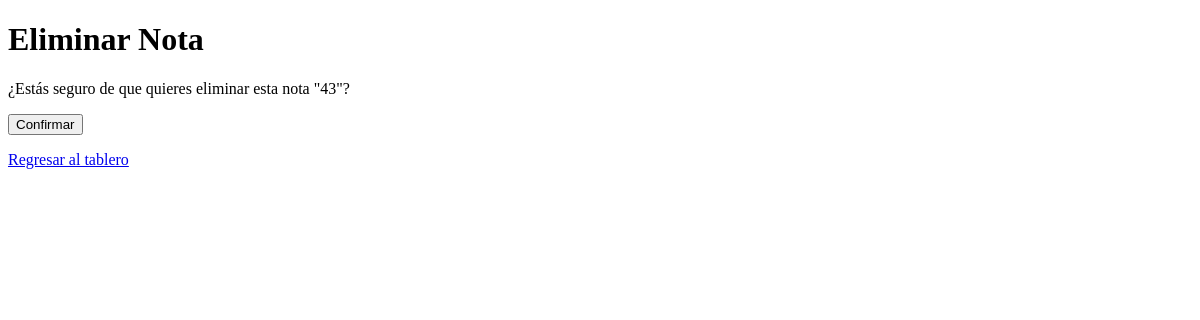
/notas/2/eliminar/, run on an earlier commit of the app's database.
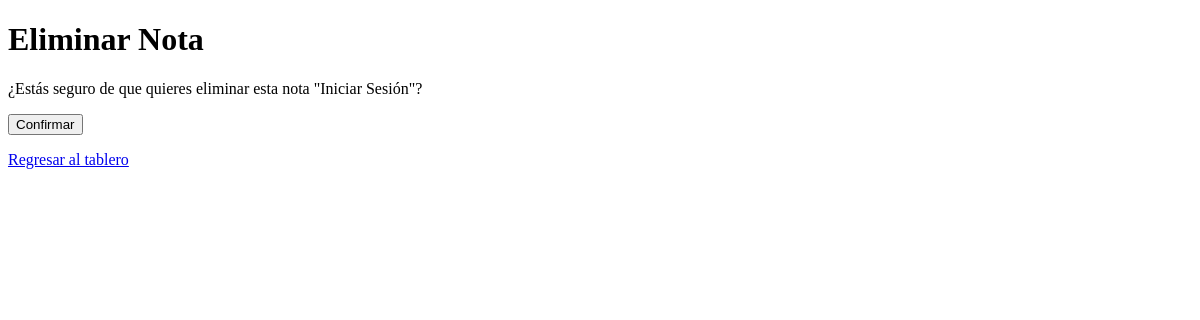
And on a later commit of the database.
### notas/models.py (models this page shows, shortened)
class Nota(models.Model):
    titulo = models.CharField(max_length=200)
    contenido = models.TextField()
    color = models.CharField(max_length=20)
    autor = models.CharField(max_length=100 )
    fecha_modificacion = models.DateTimeField('fecha de modificación')
    columna = models.ForeignKey(Columna, on_delete = models.CASCADE)

### notas/views.py (the view)
# urls.py: path("<int:id_nota>/eliminar/", views.form_eliminar, name="eliminar"),
def form_eliminar(request, id_nota):
    try:
        nota = Nota.objects.get(pk=id_nota)
    except Nota.DoesNotExist:
        raise Http404("La nota no existe")
    if request.method == "POST":
        autor_nota = nota.autor
        usuario = request.user
        if str(autor_nota) != str(usuario):
            return HttpResponse("No puedes eliminar una nota que no es tuya")
        else:
            nota.delete()
        return HttpResponseRedirect(reverse("tablero:index"))
    else:
        return render(request, "notas/eliminar.html", {"nota": nota})

### notas/templates/notas/eliminar.html (shortened to what this page needs)
<!DOCTYPE html>
<html>
<head>
</head>
<body>
    <h1>Eliminar Nota</h1>
    <form method="post">
        <p>¿Estás seguro de que quieres eliminar esta nota "{{ nota.titulo }}"?</p>
        <p><input type="submit" value="Confirmar"></p>
    </form>
    <a href="{% url 'tablero:index' %}">Regresar al tablero</a>
</body>
</html>

What changed in the data, as far as the page shows it:
changed Nota: titulo "43" → "Iniciar Sesión"
